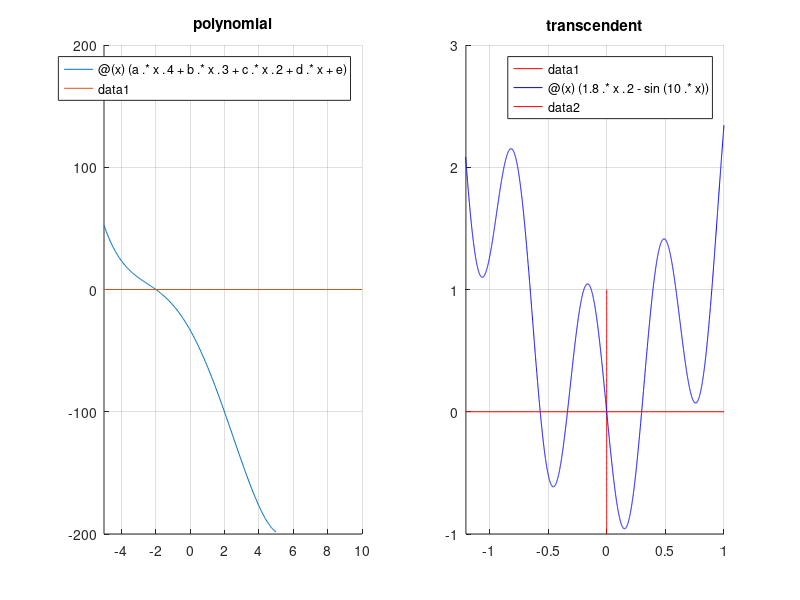

Reproduce this figure in MATLAB.
%mex root_search.c; 
X=-1:0.01:1;
dim=size(X);
Y=zeros(dim);
%Y(1,1)=func(X(1,1));
a=0.1254;
b=-0.0027;
c=-4.7285;
d=-25.0263;
e=-33.0434;
fun1 = @(x)(a.*x.^4+b.*x.^3+c.*x.^2+d.*x+e);
%warning: fun fails on arr input, use element-wise ops
figure
subplot(1,2,1)
title('polynomial')
hold on
grid on
fplot(fun1);
fplot(@(x)(0*x),[-5,10]);
[x1,f1]=fzero(fun1,0);
axis([-5 10 -200 200])

fun2 = @(x)(1.8.*x.^2-sin(10.*x));
lims2=[-1.25,1];
start_points = [-1,-0.5,-0.25,0.25,0.5];
roots_values = zeros(size(start_points));
j=1;
for i = start_points
    roots_values(1,j)=fzero(fun2,i);
    j=j+1;
end

subplot(1,2,2)
hold on
grid on
plot(Y,X,'r');
fplot(fun2,lims2,'b');
fplot(@(x)(0.*x),lims2,'r');
axis([-1.2 1 -1 3])
title('transcendent')